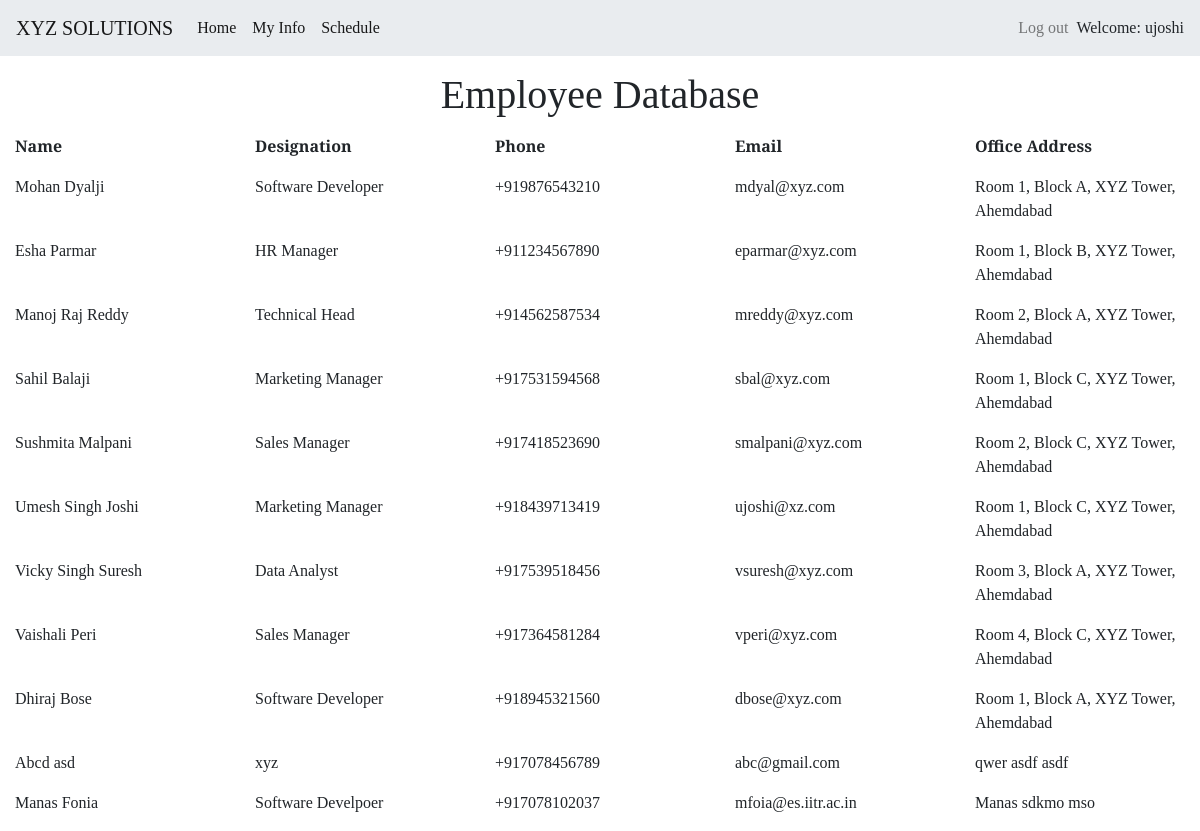
The page /accounts/profile/employdata (signed in) on the database its author committed.
### firstapp/models.py (models this page shows, shortened)
class EmployeeInfo(models.Model):
    user = models.OneToOneField(User, on_delete=models.CASCADE)
    designation = models.CharField(max_length=150)
    phone = PhoneNumberField(null=False, blank=False, unique=True)
    office_address = models.CharField(max_length=255)

### firstapp/views.py (the view)
# urls.py: path('accounts/profile/employdata', views.EmView, name='emdata'),
@login_required(login_url="/")
def EmView(request):
    all_emp_details = EmployeeInfo.objects.all()
    context = {
        'all_emp_details': all_emp_details
    }
    return render(request, "employeedata.html", context=context)

### firstapp/templates/firstapp/employeedata.html (shortened to what this page needs)
{% extends "firstapp/base.html" %}
{% block content %}
<h1 style="text-align: center; margin: 15px 15px 15px 15px;">Employee Database</h1>
<div class = "data" style="margin: 15px 15px 0px 15px;">
<div class="row">
        <div class="col"><p><b>Name</b></p></div>
        <div class="col"><p><b>Designation</b></p></div>
        <div class="col"><p><b>Phone</b></p></div>
        <div class="col"><p><b>Email</b></p></div>
        <div class="col"><p><b>Office Address</b></p></div>
    </div>
{% for emp in all_emp_details %}
    <div class="row">
        <div class="col"><p>{{emp.user.get_full_name}}</p></div>
        <div class="col"><p>{{emp.designation}}</p></div>
        <div class="col"><p>{{emp.phone}}</p></div>
        <div class="col"><p>{{emp.user.email}}</p></div>
        <div class="col"><p>{{emp.office_address}}</p></div>
      </div>
    {% endfor %}
</div>
{% endblock %}

### firstapp/templates/firstapp/base.html (shortened to what this page needs)
<!DOCTYPE html>
{% load static %}
<html lang="en">
<head>
    <link rel="stylesheet" href="https://stackpath.bootstrapcdn.com/bootstrap/4.3.1/css/bootstrap.min.css">
    <link rel="stylesheet" type="text/css" href="{% static 'css/firstapp.css' %}">
</head>
<body>
<nav class="navbar navbar-expand-lg navbar-light " style="background-color: #e9ecef;">
  <div class="collapse navbar-collapse" id="navbarTogglerDemo01">
    <a class="navbar-brand" href="#">XYZ SOLUTIONS </a>
    <ul class="navbar-nav mr-auto mt-2 mt-lg-0">
      <li class="nav-item active">
        <a class="nav-link" href="{% url 'profile' %}">Home <span class="sr-only">(current)</span></a>
      </li>
        {% if user.is_superuser %}
         <li class="nav-item active">
        <a class="nav-link " href="{% url 'meetings' %}">Schedule</a>
         </li>
        {% else %}
        <li class="nav-item active">
        <a class="nav-link" href="{% url 'user_edit' %}">My Info</a>
       </li>
      <li class="nav-item active">
        <a class="nav-link " href="{% url 'meet' %}">Schedule</a>
      </li>
        {% endif %}
    </ul>
      <ul class="form-inline navbar-nav  mt-2 mt-lg-0 ">
          <li class ="nav-item ">
          <a class="nav-link " href="{% url 'logout' %}" >Log out</a>
        </li>
        <li>
          <a >Welcome: {{ user.username }}</a>
        </li>
      </ul>
  </div>
</nav>
 {% block content %}
{% endblock %}
</body>
</html>

### firstapp/static/css/firstapp.css (style rules this page uses)
body { font-family: 'Slabo 27px', serif; }

### rows shown on the page
EmployeeInfo: user.get_full_name "Mohan Dyalji", designation "Software Developer", phone "+919876543210", user.email "mdyal@xyz.com", office_address "Room 1, Block A, XYZ Tower, Ahemdabad"
EmployeeInfo: user.get_full_name "Esha Parmar", designation "HR Manager", phone "+911234567890", user.email "eparmar@xyz.com", office_address "Room 1, Block B, XYZ Tower, Ahemdabad"
EmployeeInfo: user.get_full_name "Manoj Raj Reddy", designation "Technical Head", phone "+914562587534", user.email "mreddy@xyz.com", office_address "Room 2, Block A, XYZ Tower, Ahemdabad"
EmployeeInfo: user.get_full_name "Sahil Balaji", designation "Marketing Manager", phone "+917531594568", user.email "sbal@xyz.com", office_address "Room 1, Block C, XYZ Tower, Ahemdabad"
EmployeeInfo: user.get_full_name "Sushmita Malpani", designation "Sales Manager", phone "+917418523690", user.email "smalpani@xyz.com", office_address "Room 2, Block C, XYZ Tower, Ahemdabad"
EmployeeInfo: user.get_full_name "Umesh Singh Joshi", designation "Marketing Manager", phone "+918439713419", user.email "ujoshi@xz.com", office_address "Room 1, Block C, XYZ Tower, Ahemdabad"
EmployeeInfo: user.get_full_name "Vicky Singh Suresh", designation "Data Analyst", phone "+917539518456", user.email "vsuresh@xyz.com", office_address "Room 3, Block A, XYZ Tower, Ahemdabad"
EmployeeInfo: user.get_full_name "Vaishali Peri", designation "Sales Manager", phone "+917364581284", user.email "vperi@xyz.com", office_address "Room 4, Block C, XYZ Tower, Ahemdabad"
EmployeeInfo: user.get_full_name "Dhiraj Bose", designation "Software Developer", phone "+918945321560", user.email "dbose@xyz.com", office_address "Room 1, Block A, XYZ Tower, Ahemdabad"
EmployeeInfo: user.get_full_name "Abcd asd", designation "xyz", phone "+917078456789", user.email "abc@gmail.com", office_address "qwer asdf asdf"
EmployeeInfo: user.get_full_name "Manas Fonia", designation "Software Develpoer", phone "+917078102037", user.email "mfoia@es.iitr.ac.in", office_address "Manas sdkmo mso"

### other values the page prints
{{ user.username }} "ujoshi"
